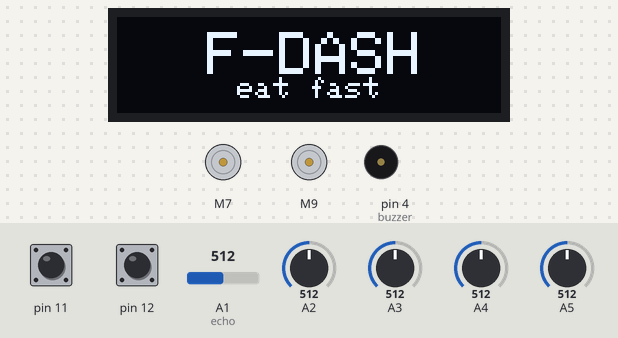
This sketch was run on a simulated Arduino Uno, built with avr-gcc and run on an emulated ATmega328P. On the bench: 128×32 one-colour display, 2 × DC motor (green arrow = forward, orange = backward, longer = faster), buzzer (waves = sounding). The inputs (shaded band) are chosen by the test bench; at power-on: A3 = 512, pin 11 HIGH, pin 12 HIGH, A1 (echo) = 512, A2 = 512, A4 = 512, A5 = 512. What the sketch prints to the serial monitor is not drawn.

Above: at 2.1 s.
At 6.6 s:
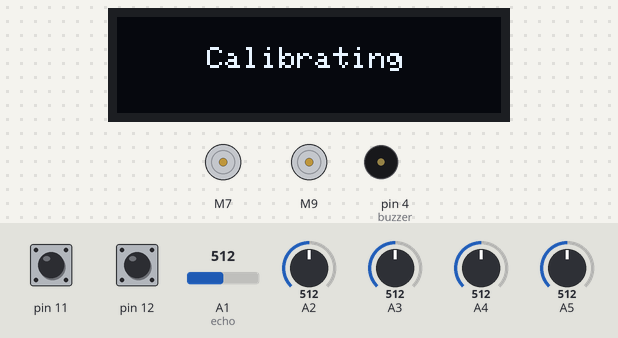
6.7 s: A3 set to 629
At 8.5 s:
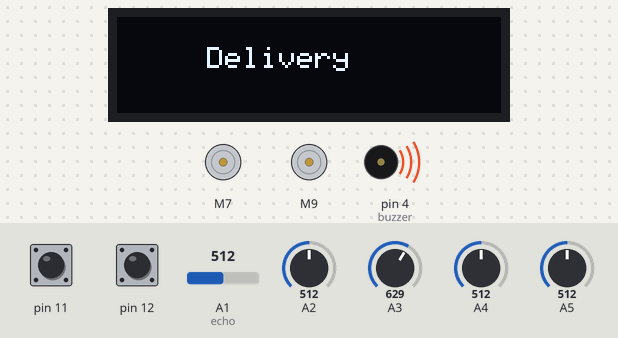
8.8 s: A3 set to 605
Timing chart, 0 to 11.8 s (numbered marks = the images above; inputs shaded):
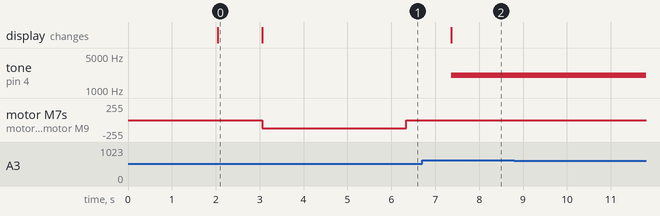

The sketch:

line_follower.ino
```cpp
/*
  Restaurant Line Following Code for F-Dash
*/

// motor pins
#include <SparkFun_TB6612.h>
#include <Wire.h>
#include <Adafruit_GFX.h>
#include <Adafruit_SSD1306.h>

#define IN1 7
#define IN2 8
#define IN3 9
#define IN4 10
#define PWMA 5
#define PWMB 6


// these constants are used to allow you to make your motor configuration
// line up with function names like forward.  Value can be 1 or -1
const int offsetA = 1;
const int offsetB = -1;


Motor motor1 = Motor(IN1, IN2, PWMA, offsetA, PWMA); // right motors
Motor motor2 = Motor(IN3, IN4, PWMB, offsetB, PWMB); // left motors

// SONAR pins
#define trig 14
#define echo 15
#define MAX_DISTANCE 10

// buzzer pin
#define buzzer 4

// defining OLED
#define SCREEN_WIDTH 128
#define SCREEN_HEIGHT 32
Adafruit_SSD1306 display(SCREEN_WIDTH, SCREEN_HEIGHT, &Wire, -1);


// program variables
int duration, distance;
int P, D, I, previousError, PIDvalue, error;
int lsp, rsp;
int lfspeed = 100;

float Kp = 0;
float Kd = 0;
float Ki = 0 ;

int minValues[6], maxValues[6], threshold[6];

void setup()
{
  Serial.begin(115200);
  pinMode(11, INPUT_PULLUP);
  pinMode(12, INPUT_PULLUP);
  pinMode(trig, OUTPUT);
  pinMode(echo, INPUT);
  pinMode(buzzer, OUTPUT);


  if (!display.begin(SSD1306_SWITCHCAPVCC, 0x3C)) { // Address 0x3D for 128x64
    Serial.println(F("SSD1306 allocation failed"));
    for (;;);
  }
  delay(2000);
  display.clearDisplay();

  display.setTextSize(2);
  display.setTextColor(WHITE);
  display.setCursor(30, 5);
  // Display static text
  display.println("F-DASH");
  display.setTextSize(1);
  display.setCursor(40, 20);
  // Display static text
  display.println("eat fast");
  display.display();
}


void loop()
{
  while (digitalRead(11) == LOW) {}
  delay(1000);
  calibrate();
  while (digitalRead(12) == LOW ) {}
  delay(1000);

  display.clearDisplay();
  display.setTextSize(1);
  display.setCursor(30, 10);
  display.print("Delivery");
  display.display();

  while (1)
  {
    if (analogRead(1) > threshold[1] && analogRead(5) < threshold[5] )  // table 1, left turn
    {
      display.clearDisplay();
      display.setTextSize(1);
      display.setCursor(35, 10);
      display.print("TABLE 1 Left");
      display.display();
      lsp = 0; rsp = lfspeed;
      motor1.drive(lfspeed);
      motor2.drive(0);
    }

    if (analogRead(5) > threshold[5] && analogRead(1) < threshold[1])  // table 2, right turn
    {
      display.clearDisplay();
      display.setTextSize(1);
      display.setCursor(35, 10);
      display.print("TABLE 2 Righ");
      display.display();
      lsp = lfspeed; rsp = 0;
      motor1.drive(0);
      motor2.drive(lfspeed);

    }

    if (analogRead(5) > threshold[5] && analogRead(1) > threshold[1]) // table 3, left turn
    {
      display.clearDisplay();
      display.setTextSize(1);
      display.setCursor(35, 10);
      display.print("TABLE 3");
      display.display();
      lsp = 0; rsp = lfspeed;
      motor1.drive(lfspeed);
      motor2.drive(0);
    }

    else if (analogRead(3) > threshold[3])
    {
      Kp = 40  * (1000 - analogRead(3)); //kp = 0.0006 // line following block
      Kd = 10 * Kp;
      //Ki = 0.0001;
      //linefollow();
      FDASH_Delivery();
    }
  }
}

void linefollow()
{
  int error = (analogRead(2) - analogRead(4));

  P = error;
  I = I + error;
  D = error - previousError;

  PIDvalue = (Kp * P) + (Ki * I) + (Kd * D);
  previousError = error;

  lsp = lfspeed - PIDvalue;
  rsp = lfspeed + PIDvalue;

  if (lsp > 255) {
    lsp = 255;
  }
  if (lsp < 0) {
    lsp = 0;
  }
  if (rsp > 255) {
    rsp = 255;
  }
  if (rsp < 0) {
    rsp = 0;
  }
  motor1.drive(rsp);
  motor2.drive(lsp);

}

void calibrate()
{
  display.clearDisplay();
  display.setTextSize(1);
  display.setCursor(30, 10);
  display.print("Calibrating");
  display.display();
  for ( int i = 1; i < 6; i++)
  {
    minValues[i] = analogRead(i);
    maxValues[i] = analogRead(i);
  }

  for (int i = 0; i < 3000; i++)
  {
    motor1.drive(-120);
    motor2.drive(120);

    for ( int i = 1; i < 6; i++)
    {
      if (analogRead(i) < minValues[i])
      {
        minValues[i] = analogRead(i);
      }
      if (analogRead(i) > maxValues[i])
      {
        maxValues[i] = analogRead(i);
      }
    }
  }

  for ( int i = 1; i < 6; i++)
  {
    threshold[i] = (minValues[i] + maxValues[i]) / 2;
    Serial.print(threshold[i]);
    Serial.print("   ");
  }
  Serial.println();

  motor1.drive(0);
  motor2.drive(0);
}

int get_distance() {
  digitalWrite(trig, LOW);
  delayMicroseconds(2);
  digitalWrite(trig, HIGH);
  delayMicroseconds(2);
  digitalWrite(trig, LOW);
  delayMicroseconds(10);

  duration = pulseIn(echo, HIGH);
  distance = (duration * 0.034) / 2;

  return distance;
}

void FDASH_Delivery() {
  // define the limits of operations
  if (distance < 2 || distance > MAX_DISTANCE) distance = MAX_DISTANCE;
  if (distance > 10) {
    // start delivery process
    linefollow();
  }

  else {
    // stop delivery process
    tone(buzzer, 2000);
  }
}
```

Measured:
- after the input at 6.7 s, tone on pin 4 (buzzer): silent → 2000 Hz after 0.66 s
- after the input at 8.8 s, every drawn part: stays the same
- what the display in image 0 shows lasts 1.1 s, from 2.0 s to 3.1 s
